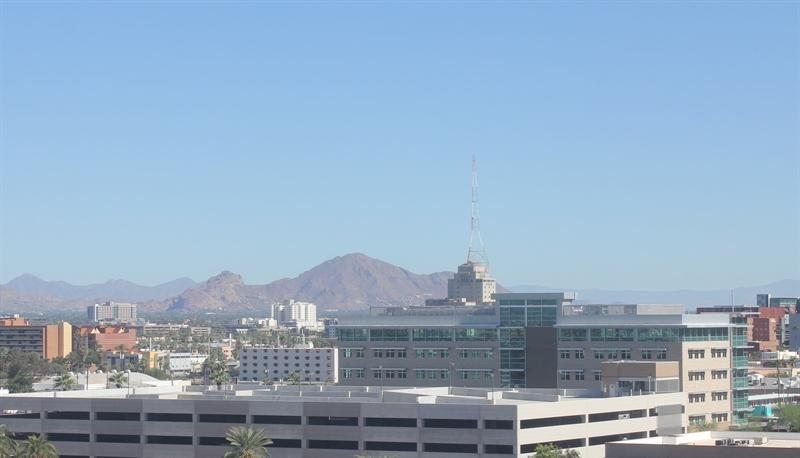
#> input picture 9.Computer Vision and Machine Learning/Lesson 1 Computer Vision and Machine Learning/Notebook Average Brightness Feature Extraction/day_night_images/training/day/20151101_185044.jpg, 800 x 458 px; its folder holds only this picture in this run
$ jupyter execute --allow-errors 'Average Brightness.ipynb'   (shell and % lines are left out)
#> lines starting #> are read from the running program, lines starting #| are printed output that depends on the picture
### 9.Computer Vision and Machine Learning/Lesson 1 Computer Vision and Machine Learning/Notebook Classification/helpers.py
# Helper functions

import os
import glob # library for loading images from a directory
import matplotlib.image as mpimg

import cv2


# This function loads in images and their labels and places them in a list
# The list contains all images and their associated labels
# For example, after data is loaded, im_list[0][:] will be the first image-label pair in the list
def load_dataset(image_dir):

    # Populate this empty image list
#> called with image_dir = 'day_night_images/training/'
    im_list = []
    image_types = ["day", "night"]

    # Iterate through each color folder
    for im_type in image_types:

        # Iterate through each image file in each image_type folder
        # glob reads in any image with the extension "image_dir/im_type/*"
        for file in glob.glob(os.path.join(image_dir, im_type, "*")):

            # Read in the image
            im = mpimg.imread(file)
#> im is the input picture: shape (458, 800, 3); mean R, G, B 146.7, 171, 194.1

            # Check if the image exists/if it's been correctly read-in
            if not im is None:
                # Append the image, and it's type (red, green, yellow) to the image list
                im_list.append((im, im_type))

    return im_list


## Standardize the input images
# Resize each image to the desired input size: 600x1100px (hxw).

## Standardize the output
# With each loaded image, we also specify the expected output.
# For this, we use binary numerical values 0/1 = night/day.


# This function should take in an RGB image and return a new, standardized version
# 600 height x 1100 width image size (px x px)
def standardize_input(image):

    # Resize image and pre-process so that all "standard" images are the same size
    standard_im = cv2.resize(image, (1100, 600))

    return standard_im


# Examples:
# encode("day") should return: 1
# encode("night") should return: 0
def encode(label):

    numerical_val = 0
    if(label == 'day'):
        numerical_val = 1
    # else it is night and can stay 0

    return numerical_val

# using both functions above, standardize the input images and output labels
def standardize(image_list):

    # Empty image data array
    standard_list = []

    # Iterate through all the image-label pairs
    for item in image_list:
        image = item[0]
        label = item[1]

        # Standardize the image
        standardized_im = standardize_input(image)

        # Create a numerical label
        binary_label = encode(label)

        # Append the image, and it's one hot encoded label to the full, processed list of image data
        standard_list.append((standardized_im, binary_label))

    return standard_list


### 9.Computer Vision and Machine Learning/Lesson 1 Computer Vision and Machine Learning/Notebook Average Brightness Feature Extraction/Average Brightness.ipynb
# Day and Night Image Classifier
---

The day/night image dataset consists of 200 RGB color images in two categories: day and night. There are equal numbers of each example: 100 day images and 100 night images.

We'd like to build a classifier that can accurately label these images as day or night, and that relies on finding distinguishing features between the two types of images!

*Note: All images come from the [AMOS dataset](http://cs.uky.edu/~jacobs/datasets/amos/) (Archive of Many Outdoor Scenes).*

### Import resources

Before you get started on the project code, import the libraries and resources that you'll need.

[cell 1]
import cv2 # computer vision library
import helpers

import numpy as np
import matplotlib.pyplot as plt
import matplotlib.image as mpimg

## Training and Testing Data
The 200 day/night images are separated into training and testing datasets.

* 60% of these images are training images, for you to use as you create a classifier.
* 40% are test images, which will be used to test the accuracy of your classifier.

First, we set some variables to keep track of some where our images are stored:

    image_dir_training: the directory where our training image data is stored
    image_dir_test: the directory where our test image data is stored

[cell 2]
# Image data directories
image_dir_training = "day_night_images/training/"
image_dir_test = "day_night_images/test/"

## Load the datasets

These first few lines of code will load the training day/night images and store all of them in a variable, `IMAGE_LIST`. This list contains the images and their associated label ("day" or "night").

For example, the first image-label pair in `IMAGE_LIST` can be accessed by index:
``` IMAGE_LIST[0][:]```.

[cell 3]
# Using the load_dataset function in helpers.py
# Load training data
IMAGE_LIST = helpers.load_dataset(image_dir_training)
#> IMAGE_LIST = 2 items

## Construct a `STANDARDIZED_LIST` of input images and output labels.

This function takes in a list of image-label pairs and outputs a **standardized** list of resized images and numerical labels.

[cell 4]
# Standardize all training images
STANDARDIZED_LIST = helpers.standardize(IMAGE_LIST)
#> the loop in standardize, `for item in image_list:` made 2 passes
#> (label, numerical_val in encode, binary_label) on passes 1 to 2: ('day', 1, 1), ('night', 0, 0)
#> pass 1, in standardize_input, `standard_im = cv2.resize(image, (1100, 600))`:
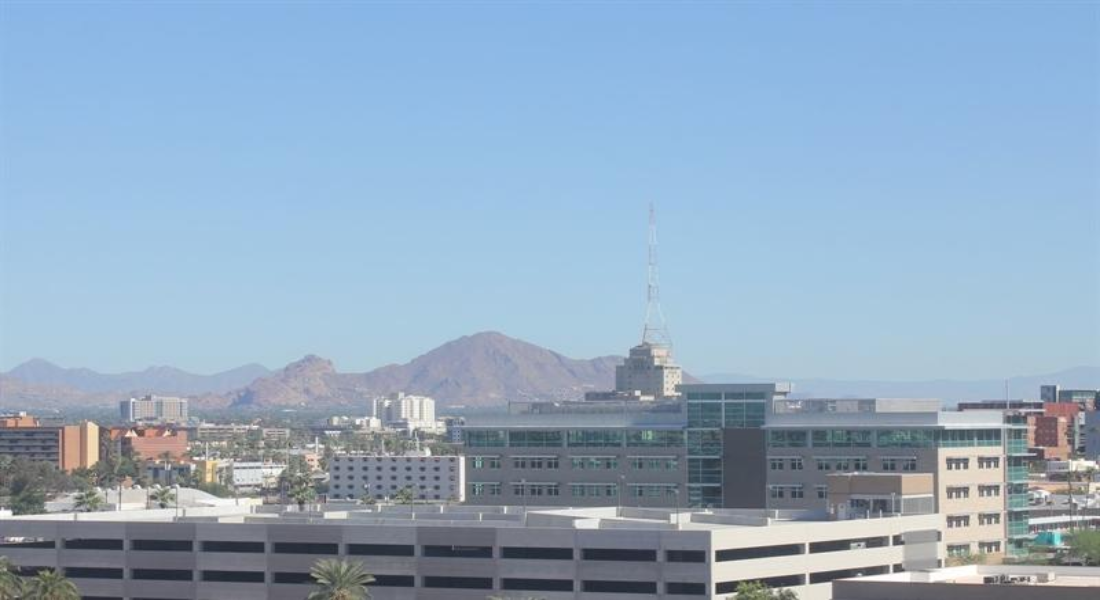
#> standard_im: shape (600, 1100, 3); mean R, G, B 146.6, 171, 194
#> pass 2, in standardize_input (call 2), `standard_im = cv2.resize(image, (1100, 600))`:
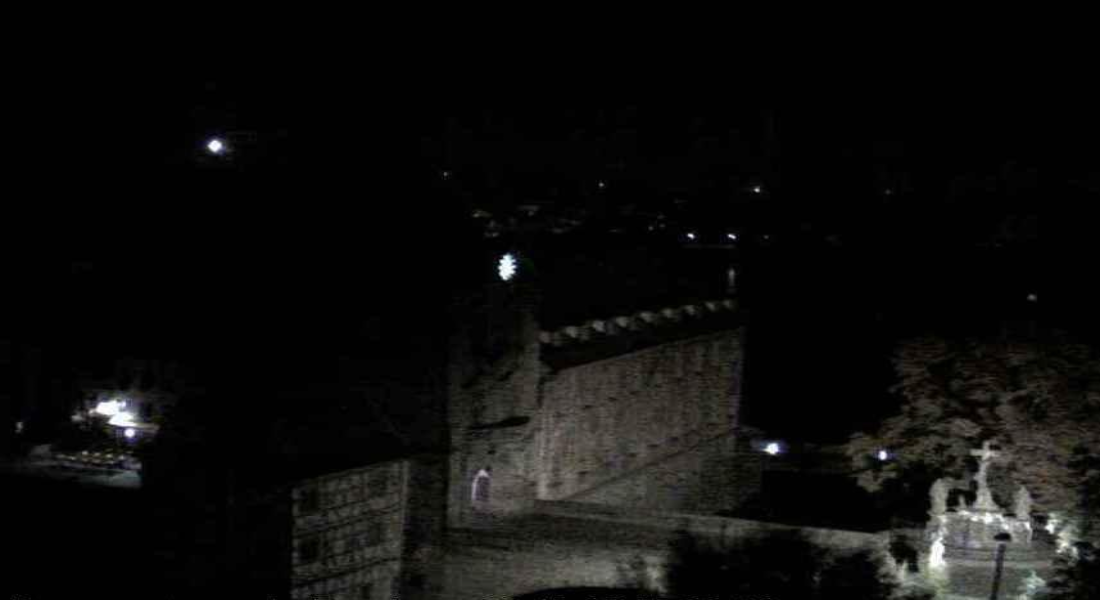
#> standard_im: shape (600, 1100, 3); mean R, G, B 13.5, 13.3, 12.2
#> STANDARDIZED_LIST = 2 items

## Visualize the standardized data

Display a standardized image from STANDARDIZED_LIST.

[cell 5]
# Display a standardized image and its label

# Select an image by index
image_num = 0
selected_image = STANDARDIZED_LIST[image_num][0]
selected_label = STANDARDIZED_LIST[image_num][1]
#> selected_label = 1

# Display image and data about it
plt.imshow(selected_image)
print("Shape: "+str(selected_image.shape))
#| Shape: (600, 1100, 3)
print("Label [1 = day, 0 = night]: " + str(selected_label))
#| Label [1 = day, 0 = night]: 1

# Feature Extraction

Create a feature that represents the brightness in an image. We'll be extracting the **average brightness** using HSV colorspace. Specifically, we'll use the V channel (a measure of brightness), add up the pixel values in the V channel, then divide that sum by the area of the image to get the average Value of the image.

## RGB to HSV conversion

Below, a test image is converted from RGB to HSV colorspace and each component is displayed in an image.

[cell 6]
# Convert and image to HSV colorspace
# Visualize the individual color channels

image_num = 0
test_im = STANDARDIZED_LIST[image_num][0]
test_label = STANDARDIZED_LIST[image_num][1]
#> test_label = 1

# Convert to HSV
hsv = cv2.cvtColor(test_im, cv2.COLOR_RGB2HSV)
#> hsv: shape (600, 1100, 3); mean H, S, V 99.3, 61.7, 195.5

# Print image label
print('Label: ' + str(test_label))
#| Label: 1

# HSV channels
h = hsv[:,:,0]
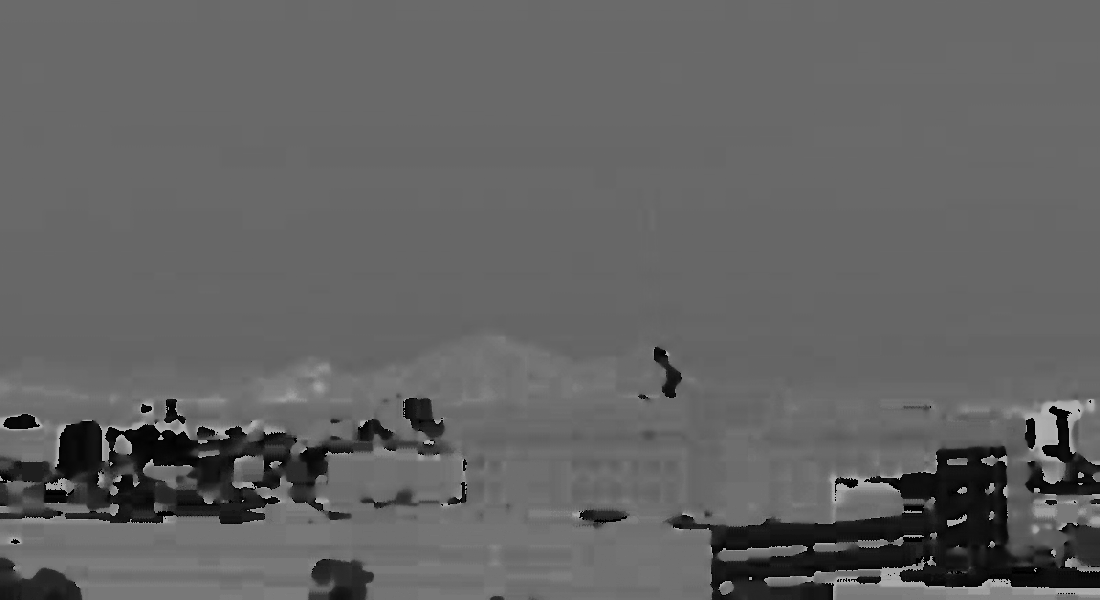
#> h: shape (600, 1100); min 0, max 179, mean 99.3
s = hsv[:,:,1]
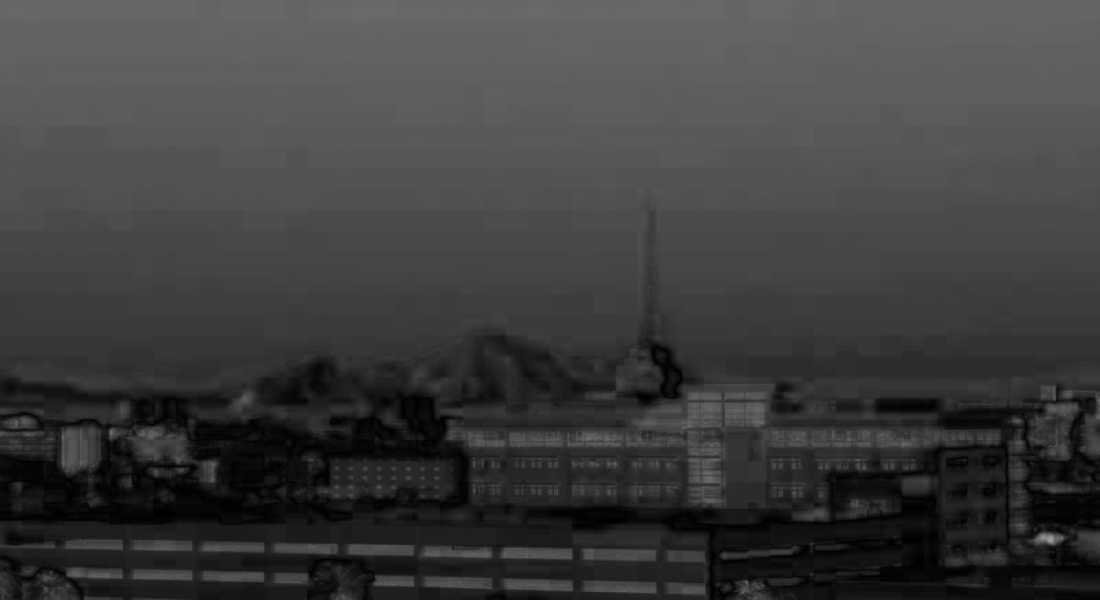
#> s: shape (600, 1100); min 0, max 159, mean 61.7
v = hsv[:,:,2]
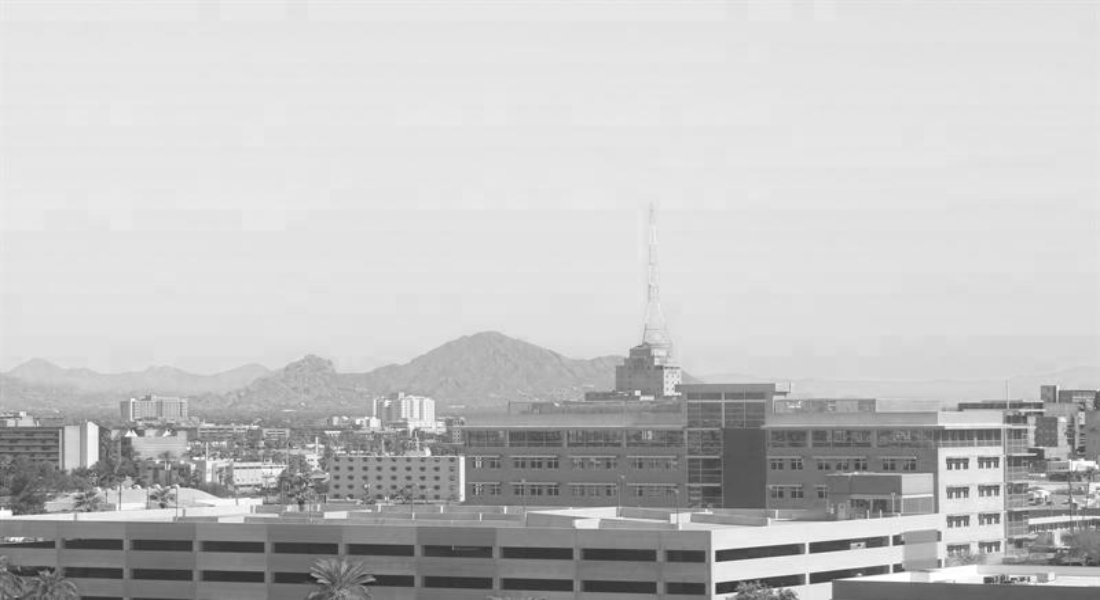
#> v: shape (600, 1100); min 34, max 255, mean 195.5

# Plot the original image and the three channels
f, (ax1, ax2, ax3, ax4) = plt.subplots(1, 4, figsize=(20,10))
ax1.set_title('Standardized image')
ax1.imshow(test_im)
ax2.set_title('H channel')
ax2.imshow(h, cmap='gray')
ax3.set_title('S channel')
ax3.imshow(s, cmap='gray')
ax4.set_title('V channel')
ax4.imshow(v, cmap='gray')
